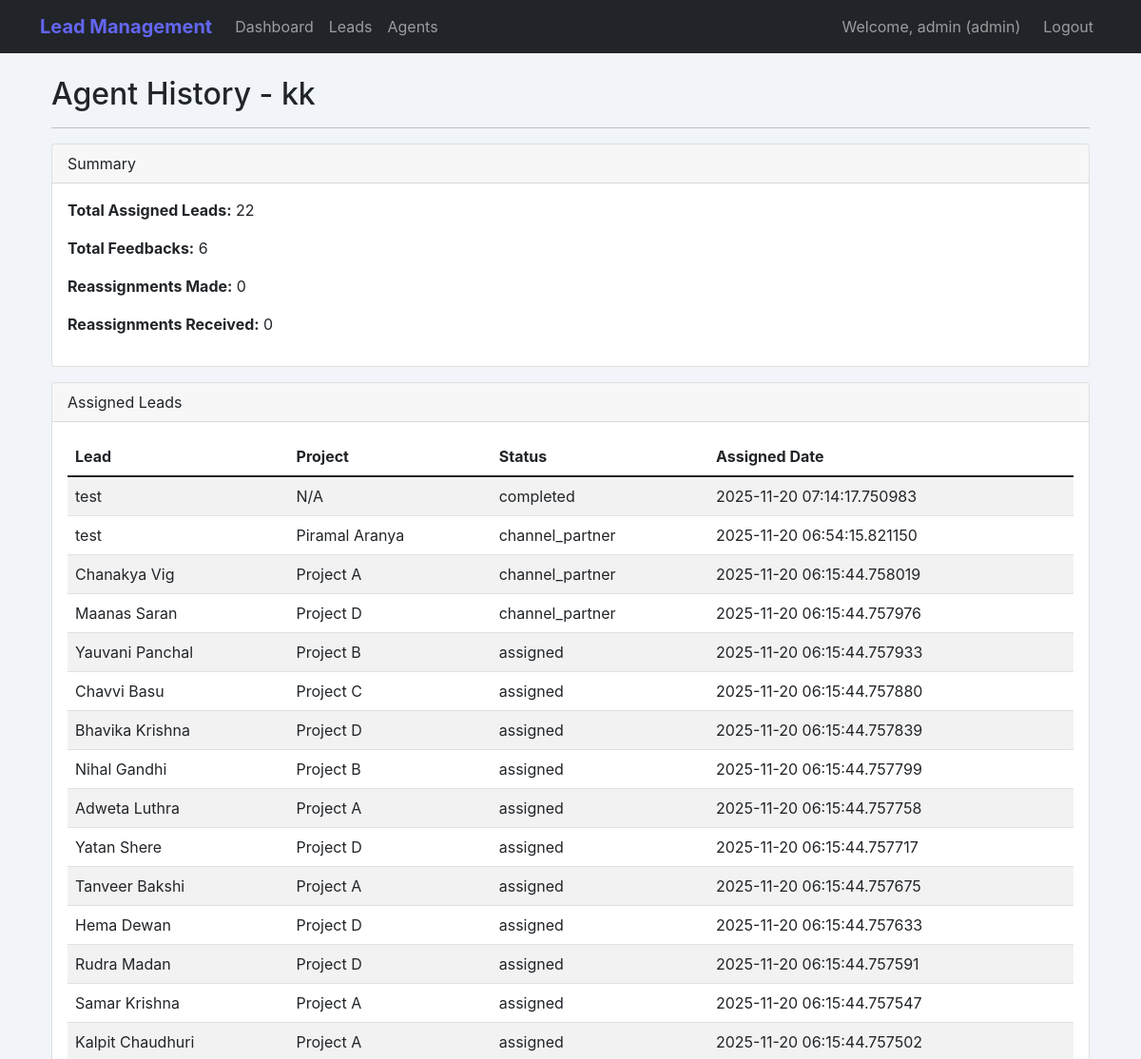
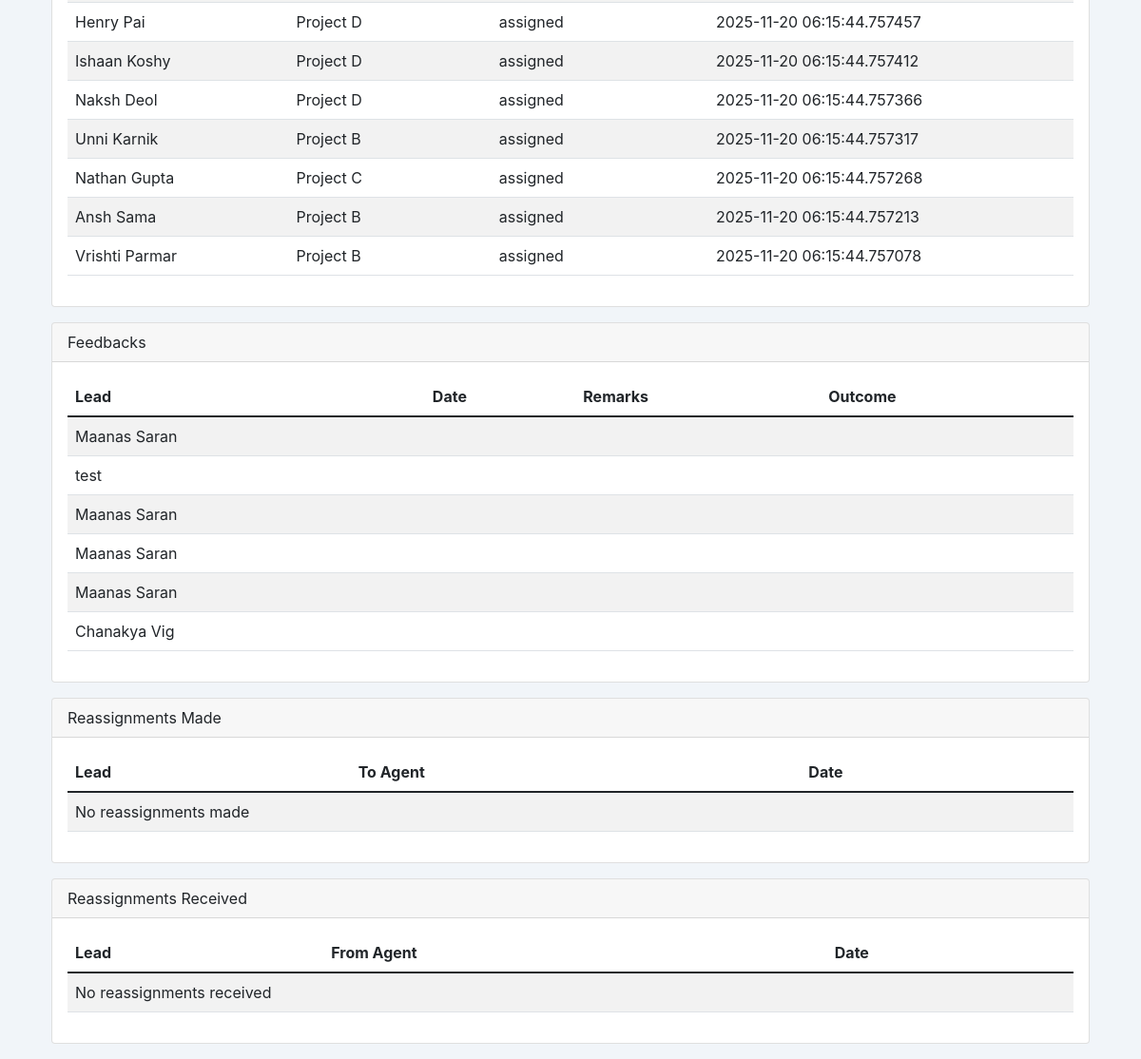
The app's page /admin/agent/2/history (signed in), older data (2 pictures, top to bottom).
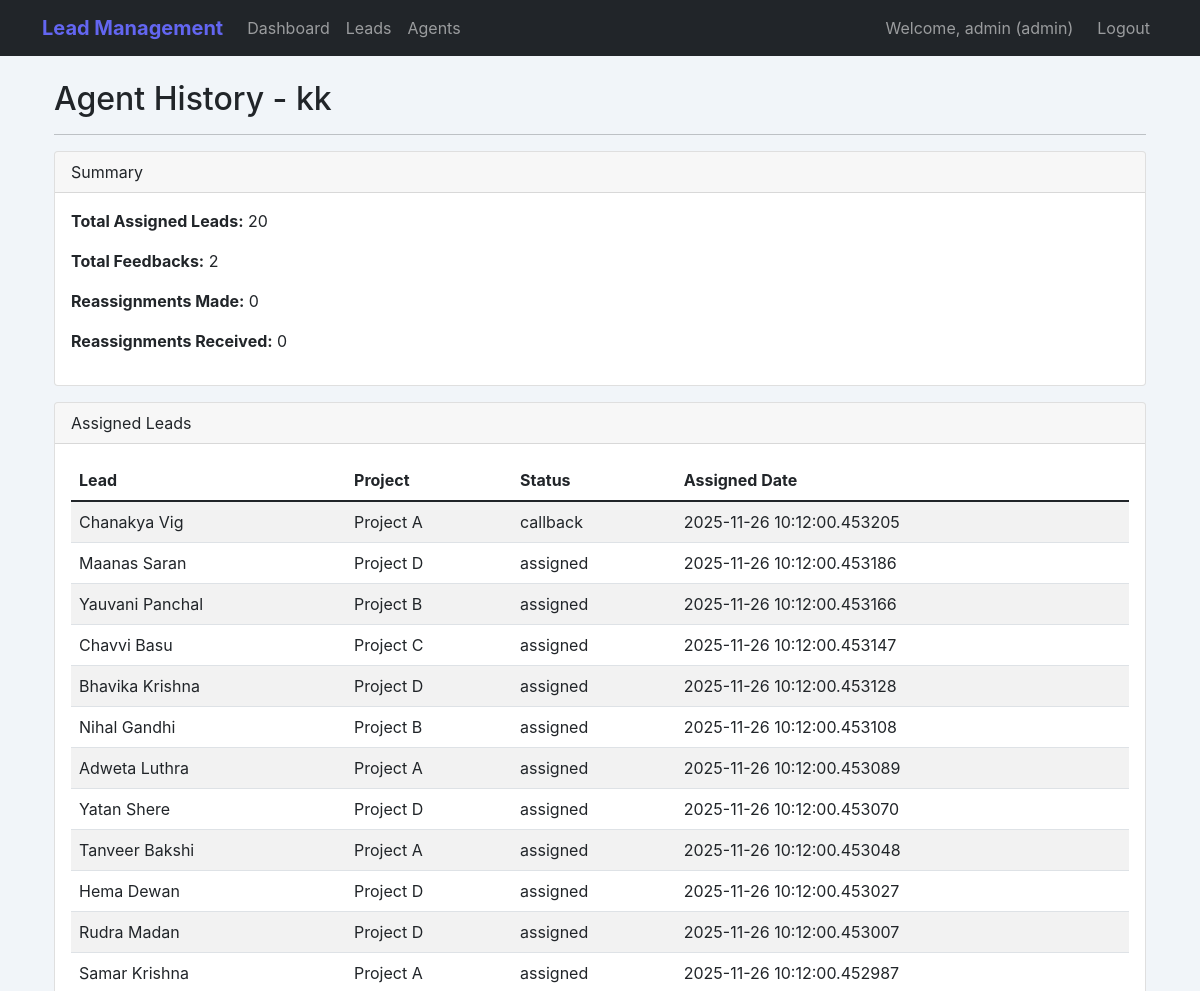
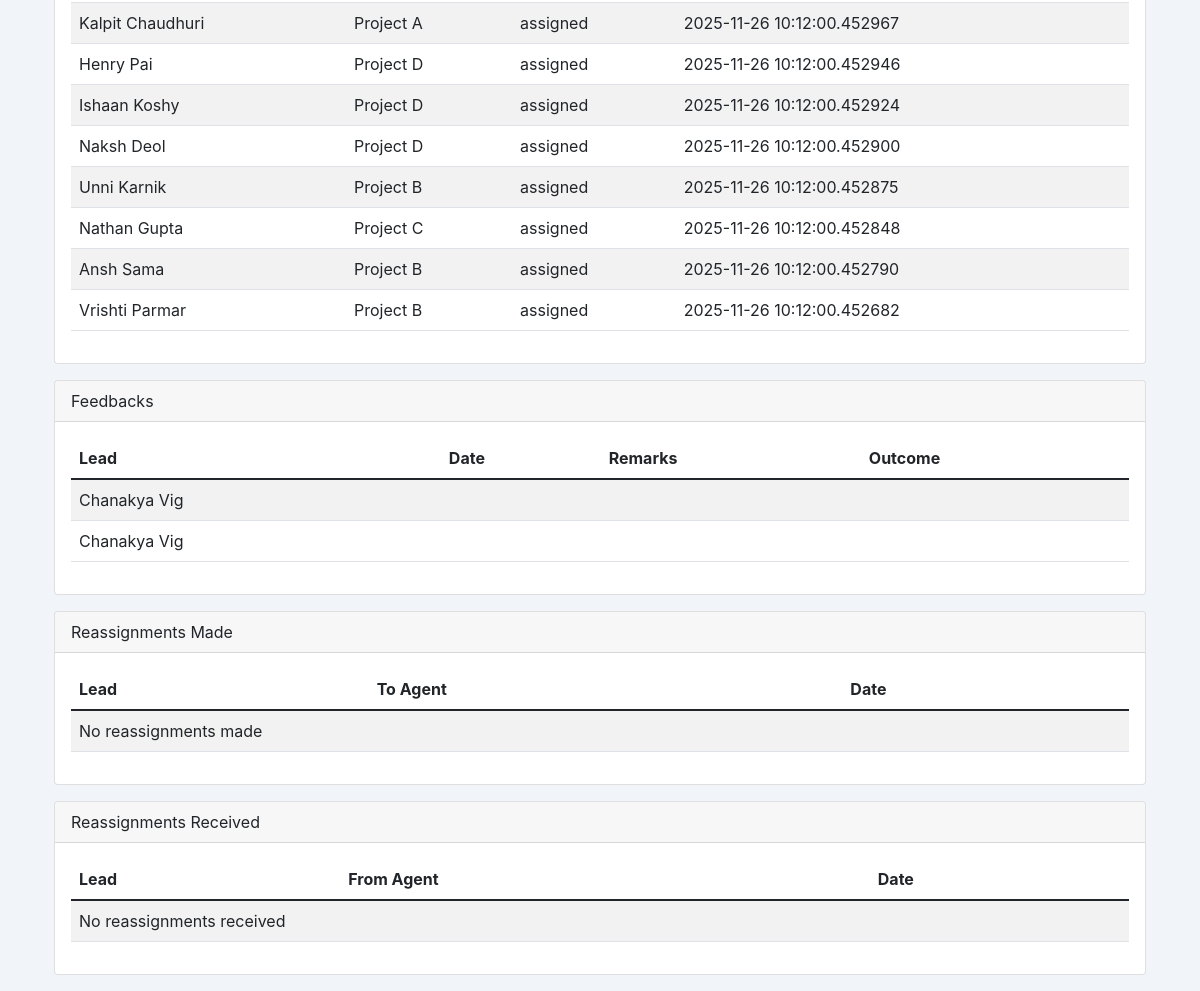
The same page, newer data (2 pictures, top to bottom).
### models.py (models this page shows, shortened)
class Lead(db.Model):
    id = db.Column(db.Integer, primary_key=True)
    name = db.Column(db.String(200), nullable=False)
    email = db.Column(db.String(200), nullable=True)
    mobile = db.Column(db.String(15), nullable=False)
    pincode = db.Column(db.String(10), nullable=True)
    project_name = db.Column(db.String(200), nullable=False, default='N/A')
    source = db.Column(db.String(100), nullable=True, default='N/A')
    year = db.Column(db.Integer, nullable=True)
    location = db.Column(db.String(100), nullable=True, default='N/A')
    project_id = db.Column(db.Integer, db.ForeignKey('project.id'), nullable=True)
    project = db.relationship('Project', backref='leads')
    assigned_agent_id = db.Column(db.Integer, db.ForeignKey('user.id'), nullable=True)
    assigned_date = db.Column(db.DateTime, nullable=True)
    status = db.Column(db.String(50), default='new')  # new, assigned, interested, not_interested, callback, completed, reassigned, channel_partner, interested_other  # UPDATED
    alternate_phone = db.Column(db.String(15), nullable=True)
    address = db.Column(db.Text, nullable=True)
    city = db.Column(db.String(100), nullable=True)
    state = db.Column(db.String(100), nullable=True)
    country = db.Column(db.String(100), nullable=True, default='India')
    priority = db.Column(db.String(20), default='medium')  # low, medium, high, urgent
    category = db.Column(db.String(100), nullable=True)  # residential, commercial, plot, etc.
    created_at = db.Column(db.DateTime, default=datetime.utcnow)
    updated_at = db.Column(db.DateTime, default=datetime.utcnow, onupdate=datetime.utcnow)
    call_logs = db.relationship('CallLog', backref='lead', lazy=True, cascade='all, delete-orphan')
    feedbacks = db.relationship('LeadFeedback', backref='lead', lazy=True, cascade='all, delete-orphan')
    reassignments = db.relationship('LeadReassignment', backref='lead', lazy=True, cascade='all, delete-orphan')
    assignment_history = db.relationship('LeadAssignmentHistory', backref='lead', lazy=True, cascade='all, delete-orphan')

class LeadFeedback(db.Model):
    id = db.Column(db.Integer, primary_key=True)
    lead_id = db.Column(db.Integer, db.ForeignKey('lead.id'), nullable=False)
    agent_id = db.Column(db.Integer, db.ForeignKey('user.id'), nullable=False)
    feedback_type = db.Column(db.Enum(FeedbackType), nullable=True)
    call_activity_id = db.Column(db.String(100), nullable=True)
    project_interested = db.Column(db.String(200), nullable=True)
    location_preferred = db.Column(db.String(200), nullable=True)
    configuration_interested = db.Column(db.String(200), nullable=True)
    budget_comfortable = db.Column(db.String(100), nullable=True)
    possession_timeline = db.Column(db.String(200), nullable=True)
    interest_level = db.Column(db.Enum(InterestLevel), nullable=True)
    current_location = db.Column(db.String(200), nullable=True)  # NEW
    status = db.Column(db.String(50), nullable=True)  # NEW: hot, warm, cold
    not_interested_reason = db.Column(db.String(200), nullable=True)
    callback_time = db.Column(db.DateTime, nullable=True)
    callback_notes = db.Column(db.Text, nullable=True)
    callback_priority = db.Column(db.String(20), default='medium')  # high, medium, low
    additional_notes = db.Column(db.Text, nullable=True)
    recording_path = db.Column(db.String(500), nullable=True)
    call_duration = db.Column(db.Integer, nullable=True)  # Duration in seconds
    call_quality = db.Column(db.String(50), nullable=True)  # good, average, poor
    created_at = db.Column(db.DateTime, default=datetime.utcnow)
    updated_at = db.Column(db.DateTime, default=datetime.utcnow, onupdate=datetime.utcnow)

### routes/admin_routes.py (the view)
@admin_bp.route('/agent/<int:agent_id>/history')
@login_required
def agent_history(agent_id):
    if not admin_required():
        return redirect(url_for('agent.dashboard'))
    agent = User.query.get_or_404(agent_id)
    assigned_leads = Lead.query.filter_by(assigned_agent_id=agent.id).order_by(Lead.assigned_date.desc()).all()
    feedbacks = LeadFeedback.query.filter_by(agent_id=agent.id).order_by(LeadFeedback.created_at.desc()).all()
    reassignments_from = LeadReassignment.query.filter_by(from_agent_id=agent.id).order_by(LeadReassignment.reassigned_at.desc()).all()
    reassignments_to = LeadReassignment.query.filter_by(to_agent_id=agent.id).order_by(LeadReassignment.reassigned_at.desc()).all()
    call_logs = CallLog.query.filter_by(agent_id=agent.id).order_by(CallLog.call_time.desc()).all()
    return render_template(
        'admin/agent_history.html',
        agent=agent,
        assigned_leads=assigned_leads,
        feedbacks=feedbacks,
        reassignments_from=reassignments_from,
        reassignments_to=reassignments_to,
        call_logs=call_logs
    )

### routes/admin_routes.py (called while the page is built)
def admin_required():
    if current_user.role != UserRole.ADMIN:
        flash('Access denied!', 'error')
        return False
    return True

### templates/admin/agent_history.html (shortened to what the changed rows need)
{% extends "base.html" %}
{% block content %}
<div class="container mt-4">
    <h2>Agent History - {{ agent.username }}</h2>
    <div class="card mb-3">
        <div class="card-body">
            <p><strong>Total Assigned Leads:</strong> {{ assigned_leads|length }}</p>
            <p><strong>Total Feedbacks:</strong> {{ feedbacks|length }}</p>
            <p><strong>Reassignments Made:</strong> {{ reassignments_from|length }}</p>
            <p><strong>Reassignments Received:</strong> {{ reassignments_to|length }}</p>
        </div>
    </div>
    <div class="card mb-3">
        <div class="card-body table-responsive">
            <table class="table table-striped">
                <thead>
                    <tr>
                        <th>Lead</th>
                        <th>Project</th>
                        <th>Status</th>
                        <th>Assigned Date</th>
                    </tr>
                </thead>
                <tbody>
                    {% for lead in assigned_leads %}
                    <tr>
                        <td>{{ lead.name }}</td>
                        <td>{{ lead.project_name }}</td>
                        <td>{{ lead.status }}</td>
                        <td>{{ lead.assigned_date }}</td>
                    </tr>
                    {% else %}
                    <tr><td colspan="4">No assigned leads</td></tr>
                    {% endfor %}
                </tbody>
            </table>
        </div>
    </div>
    <div class="card mb-3">
        <div class="card-body table-responsive">
            <table class="table table-striped">
                <thead>
                    <tr>
                        <th>Lead</th>
                        <th>Date</th>
                        <th>Remarks</th>
                        <th>Outcome</th>
                    </tr>
                </thead>
                <tbody>
                    {% for fb in feedbacks %}
                    <tr>
                        <td>{{ fb.lead.name }}</td>
                        <td>{{ fb.call_date }}</td>
                        <td>{{ fb.remarks }}</td>
                        <td>{{ fb.outcome }}</td>
                    </tr>
                    {% else %}
                    <tr><td colspan="4">No feedback yet</td></tr>
                    {% endfor %}
                </tbody>
            </table>
        </div>
    </div>
    <div class="card mb-3">
        <div class="card-body table-responsive">
            <table class="table table-striped">
                <thead>
                    <tr>
                        <th>Lead</th>
                        <th>To Agent</th>
                        <th>Date</th>
                    </tr>
                </thead>
            </table>
        </div>
    </div>
    <div class="card mb-3">
        <div class="card-body table-responsive">
            <table class="table table-striped">
                <thead>
                    <tr>
                        <th>Lead</th>
                        <th>From Agent</th>
                        <th>Date</th>
                    </tr>
                </thead>
            </table>
        </div>
    </div>
</div>
{% endblock %}

Row changes from the older to the newer data that the page shows:
removed Lead: name "test", project_name "N/A", status "completed", assigned_date "2025-11-20 07:14:17.750983"
removed Lead: name "test", project_name "Piramal Aranya", status "channel_partner", assigned_date "2025-11-20 06:54:15.821150"
removed LeadFeedback: lead.name "Maanas Saran"
removed LeadFeedback: lead.name "test"
removed LeadFeedback: lead.name "Maanas Saran"
removed LeadFeedback: lead.name "Maanas Saran"
removed LeadFeedback: lead.name "Maanas Saran"
changed Lead "Chanakya Vig": status "channel_partner" → "callback"; assigned_date "2025-11-20 06:15:44.758019" → "2025-11-26 10:12:00.453205"
changed Lead "Maanas Saran": status "channel_partner" → "assigned"; assigned_date "2025-11-20 06:15:44.757976" → "2025-11-26 10:12:00.453186"
changed Lead "Yauvani Panchal": assigned_date "2025-11-20 06:15:44.757933" → "2025-11-26 10:12:00.453166"
changed Lead "Chavvi Basu": assigned_date "2025-11-20 06:15:44.757880" → "2025-11-26 10:12:00.453147"
changed Lead "Bhavika Krishna": assigned_date "2025-11-20 06:15:44.757839" → "2025-11-26 10:12:00.453128"
changed Lead "Nihal Gandhi": assigned_date "2025-11-20 06:15:44.757799" → "2025-11-26 10:12:00.453108"
changed Lead "Adweta Luthra": assigned_date "2025-11-20 06:15:44.757758" → "2025-11-26 10:12:00.453089"
changed Lead "Yatan Shere": assigned_date "2025-11-20 06:15:44.757717" → "2025-11-26 10:12:00.453070"
changed Lead "Tanveer Bakshi": assigned_date "2025-11-20 06:15:44.757675" → "2025-11-26 10:12:00.453048"
changed Lead "Hema Dewan": assigned_date "2025-11-20 06:15:44.757633" → "2025-11-26 10:12:00.453027"
changed Lead "Rudra Madan": assigned_date "2025-11-20 06:15:44.757591" → "2025-11-26 10:12:00.453007"
changed Lead "Samar Krishna": assigned_date "2025-11-20 06:15:44.757547" → "2025-11-26 10:12:00.452987"
changed Lead "Kalpit Chaudhuri": assigned_date "2025-11-20 06:15:44.757502" → "2025-11-26 10:12:00.452967"
changed Lead "Henry Pai": assigned_date "2025-11-20 06:15:44.757457" → "2025-11-26 10:12:00.452946"
changed Lead "Ishaan Koshy": assigned_date "2025-11-20 06:15:44.757412" → "2025-11-26 10:12:00.452924"
changed Lead "Naksh Deol": assigned_date "2025-11-20 06:15:44.757366" → "2025-11-26 10:12:00.452900"
changed Lead "Unni Karnik": assigned_date "2025-11-20 06:15:44.757317" → "2025-11-26 10:12:00.452875"
changed Lead "Nathan Gupta": assigned_date "2025-11-20 06:15:44.757268" → "2025-11-26 10:12:00.452848"
changed Lead "Ansh Sama": assigned_date "2025-11-20 06:15:44.757213" → "2025-11-26 10:12:00.452790"
changed Lead "Vrishti Parmar": assigned_date "2025-11-20 06:15:44.757078" → "2025-11-26 10:12:00.452682"
added LeadFeedback: lead.name "Chanakya Vig"
Text that changed along with them:
{{ assigned_leads|length }}: "22" → "20"
{{ feedbacks|length }}: "6" → "2"
